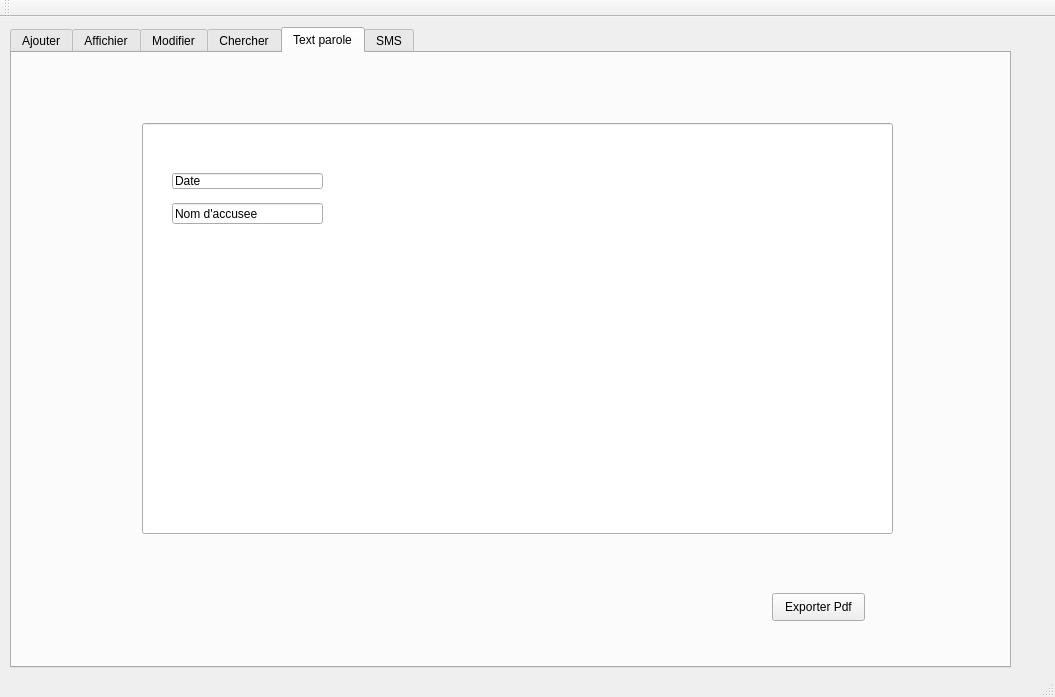
<?xml version="1.0" encoding="UTF-8"?>
<ui version="4.0">
 <class>MainWindow</class>
 <widget class="QMainWindow" name="MainWindow">
  <property name="geometry">
   <rect>
    <x>0</x>
    <y>0</y>
    <width>1055</width>
    <height>697</height>
   </rect>
  </property>
  <property name="windowTitle">
   <string>Gestion des Clients</string>
  </property>
  <widget class="QWidget" name="centralWidget">
   <widget class="QTabWidget" name="tabWidget">
    <property name="geometry">
     <rect>
      <x>10</x>
      <y>10</y>
      <width>1001</width>
      <height>641</height>
     </rect>
    </property>
    <property name="currentIndex">
     <number>4</number>
    </property>
    <widget class="QWidget" name="tab">
     <attribute name="title">
      <string>Ajouter</string>
     </attribute>
     <widget class="QGroupBox" name="groupBox">
      <property name="geometry">
       <rect>
        <x>190</x>
        <y>50</y>
        <width>751</width>
        <height>521</height>
       </rect>
      </property>
      <property name="title">
       <string>Ajouter un accuser</string>
      </property>
      <widget class="QLabel" name="label_14">
       <property name="geometry">
        <rect>
         <x>40</x>
         <y>60</y>
         <width>56</width>
         <height>16</height>
        </rect>
       </property>
       <property name="text">
        <string>ID</string>
       </property>
      </widget>
      <widget class="QLabel" name="label_2">
       <property name="geometry">
        <rect>
         <x>40</x>
         <y>110</y>
         <width>56</width>
         <height>16</height>
        </rect>
       </property>
       <property name="text">
        <string>Prenom</string>
       </property>
      </widget>
      <widget class="QLabel" name="label_3">
       <property name="geometry">
        <rect>
         <x>40</x>
         <y>160</y>
         <width>56</width>
         <height>16</height>
        </rect>
       </property>
       <property name="text">
        <string>nom</string>
       </property>
      </widget>
      <widget class="QLineEdit" name="lineEdit_id">
       <property name="geometry">
        <rect>
         <x>160</x>
         <y>60</y>
         <width>113</width>
         <height>22</height>
        </rect>
       </property>
      </widget>
      <widget class="QLineEdit" name="lineEdit_Prenom">
       <property name="geometry">
        <rect>
         <x>160</x>
         <y>110</y>
         <width>113</width>
         <height>22</height>
        </rect>
       </property>
      </widget>
      <widget class="QLineEdit" name="lineEdit_Nom">
       <property name="geometry">
        <rect>
         <x>160</x>
         <y>160</y>
         <width>113</width>
         <height>22</height>
        </rect>
       </property>
      </widget>
      <widget class="QPushButton" name="Ajouter_button">
       <property name="geometry">
        <rect>
         <x>330</x>
         <y>110</y>
         <width>93</width>
         <height>28</height>
        </rect>
       </property>
       <property name="text">
        <string>Ajouter</string>
       </property>
      </widget>
      <widget class="QPushButton" name="Quitter_button">
       <property name="geometry">
        <rect>
         <x>330</x>
         <y>190</y>
         <width>93</width>
         <height>28</height>
        </rect>
       </property>
       <property name="text">
        <string>Quitter</string>
       </property>
      </widget>
      <widget class="QLabel" name="affaire_label">
       <property name="geometry">
        <rect>
         <x>40</x>
         <y>210</y>
         <width>101</width>
         <height>51</height>
        </rect>
       </property>
       <property name="font">
        <font>
         <pointsize>8</pointsize>
         <weight>50</weight>
         <bold>false</bold>
        </font>
       </property>
       <property name="text">
        <string>Affaire juridique</string>
       </property>
      </widget>
      <widget class="QLineEdit" name="lineEdit_affaire">
       <property name="geometry">
        <rect>
         <x>160</x>
         <y>220</y>
         <width>113</width>
         <height>22</height>
        </rect>
       </property>
      </widget>
      <widget class="QLabel" name="etat_label">
       <property name="geometry">
        <rect>
         <x>30</x>
         <y>280</y>
         <width>101</width>
         <height>51</height>
        </rect>
       </property>
       <property name="font">
        <font>
         <pointsize>9</pointsize>
         <weight>75</weight>
         <bold>true</bold>
        </font>
       </property>
       <property name="text">
        <string>Etat</string>
       </property>
      </widget>
      <widget class="QRadioButton" name="radioButton">
       <property name="geometry">
        <rect>
         <x>270</x>
         <y>290</y>
         <width>97</width>
         <height>20</height>
        </rect>
       </property>
       <property name="text">
        <string>libre</string>
       </property>
      </widget>
      <widget class="QRadioButton" name="radioButton_2">
       <property name="geometry">
        <rect>
         <x>160</x>
         <y>290</y>
         <width>97</width>
         <height>20</height>
        </rect>
       </property>
       <property name="text">
        <string>Prisonier</string>
       </property>
      </widget>
      <widget class="QLabel" name="label_pic">
       <property name="geometry">
        <rect>
         <x>-120</x>
         <y>140</y>
         <width>131</width>
         <height>201</height>
        </rect>
       </property>
       <property name="text">
        <string>TextLabel</string>
       </property>
      </widget>
      <widget class="QTabWidget" name="tabWidget_7">
       <property name="geometry">
        <rect>
         <x>140</x>
         <y>330</y>
         <width>391</width>
         <height>171</height>
        </rect>
       </property>
       <property name="currentIndex">
        <number>0</number>
       </property>
       <widget class="QWidget" name="tab_19">
        <attribute name="title">
         <string>Prisonier</string>
        </attribute>
        <widget class="QLabel" name="etat_label_27">
         <property name="geometry">
          <rect>
           <x>10</x>
           <y>10</y>
           <width>121</width>
           <height>51</height>
          </rect>
         </property>
         <property name="text">
          <string>institute prisonnier:</string>
         </property>
         <property name="textFormat">
          <enum>Qt::PlainText</enum>
         </property>
        </widget>
        <widget class="QLineEdit" name="lineEdit_affaire_20">
         <property name="geometry">
          <rect>
           <x>140</x>
           <y>20</y>
           <width>113</width>
           <height>22</height>
          </rect>
         </property>
        </widget>
        <widget class="QLabel" name="etat_label_28">
         <property name="geometry">
          <rect>
           <x>10</x>
           <y>50</y>
           <width>121</width>
           <height>51</height>
          </rect>
         </property>
         <property name="text">
          <string>date de suspension</string>
         </property>
         <property name="textFormat">
          <enum>Qt::PlainText</enum>
         </property>
        </widget>
        <widget class="QDateEdit" name="dateEdit_11">
         <property name="geometry">
          <rect>
           <x>140</x>
           <y>70</y>
           <width>110</width>
           <height>22</height>
          </rect>
         </property>
        </widget>
        <widget class="QLabel" name="etat_label_29">
         <property name="geometry">
          <rect>
           <x>30</x>
           <y>130</y>
           <width>121</width>
           <height>51</height>
          </rect>
         </property>
         <property name="text">
          <string>date de suspension</string>
         </property>
         <property name="textFormat">
          <enum>Qt::PlainText</enum>
         </property>
        </widget>
        <widget class="QLabel" name="etat_label_30">
         <property name="geometry">
          <rect>
           <x>10</x>
           <y>90</y>
           <width>121</width>
           <height>51</height>
          </rect>
         </property>
         <property name="text">
          <string>Cin d'avocat</string>
         </property>
         <property name="textFormat">
          <enum>Qt::PlainText</enum>
         </property>
        </widget>
        <widget class="QLineEdit" name="lineEdit_affaire_21">
         <property name="geometry">
          <rect>
           <x>140</x>
           <y>110</y>
           <width>113</width>
           <height>22</height>
          </rect>
         </property>
        </widget>
       </widget>
       <widget class="QWidget" name="tab_20">
        <attribute name="title">
         <string>Libre</string>
        </attribute>
        <widget class="QLabel" name="label_30">
         <property name="geometry">
          <rect>
           <x>30</x>
           <y>30</y>
           <width>111</width>
           <height>21</height>
          </rect>
         </property>
         <property name="text">
          <string>Date de presence</string>
         </property>
        </widget>
        <widget class="QDateEdit" name="dateEdit_12">
         <property name="geometry">
          <rect>
           <x>170</x>
           <y>30</y>
           <width>111</width>
           <height>22</height>
          </rect>
         </property>
        </widget>
        <widget class="QLabel" name="label_31">
         <property name="geometry">
          <rect>
           <x>30</x>
           <y>60</y>
           <width>111</width>
           <height>21</height>
          </rect>
         </property>
         <property name="text">
          <string>Cin </string>
         </property>
        </widget>
        <widget class="QLineEdit" name="lineEdit_affaire_22">
         <property name="geometry">
          <rect>
           <x>170</x>
           <y>60</y>
           <width>113</width>
           <height>22</height>
          </rect>
         </property>
        </widget>
        <widget class="QLabel" name="label_32">
         <property name="geometry">
          <rect>
           <x>30</x>
           <y>100</y>
           <width>111</width>
           <height>21</height>
          </rect>
         </property>
         <property name="text">
          <string>rechercher</string>
         </property>
        </widget>
        <widget class="QRadioButton" name="radioButton_15">
         <property name="geometry">
          <rect>
           <x>150</x>
           <y>100</y>
           <width>97</width>
           <height>20</height>
          </rect>
         </property>
         <property name="text">
          <string>Oui</string>
         </property>
        </widget>
        <widget class="QRadioButton" name="radioButton_16">
         <property name="geometry">
          <rect>
           <x>270</x>
           <y>100</y>
           <width>97</width>
           <height>20</height>
          </rect>
         </property>
         <property name="text">
          <string>Non</string>
         </property>
        </widget>
       </widget>
      </widget>
     </widget>
    </widget>
    <widget class="QWidget" name="tab_2">
     <attribute name="title">
      <string>Affichier</string>
     </attribute>
     <widget class="QPushButton" name="pushButton_aff">
      <property name="geometry">
       <rect>
        <x>270</x>
        <y>260</y>
        <width>93</width>
        <height>28</height>
       </rect>
      </property>
      <property name="text">
       <string>Affichier</string>
      </property>
     </widget>
     <widget class="QPushButton" name="pushButton_6">
      <property name="geometry">
       <rect>
        <x>370</x>
        <y>260</y>
        <width>93</width>
        <height>28</height>
       </rect>
      </property>
      <property name="text">
       <string>Supprimer</string>
      </property>
     </widget>
     <widget class="QTableView" name="tableView">
      <property name="geometry">
       <rect>
        <x>50</x>
        <y>30</y>
        <width>621</width>
        <height>201</height>
       </rect>
      </property>
     </widget>
    </widget>
    <widget class="QWidget" name="tab_3">
     <attribute name="title">
      <string>Modifier</string>
     </attribute>
     <widget class="QGroupBox" name="groupBox_2">
      <property name="geometry">
       <rect>
        <x>190</x>
        <y>70</y>
        <width>671</width>
        <height>501</height>
       </rect>
      </property>
      <property name="title">
       <string>Modifier un accuser</string>
      </property>
      <widget class="QLabel" name="label_4">
       <property name="geometry">
        <rect>
         <x>40</x>
         <y>60</y>
         <width>56</width>
         <height>16</height>
        </rect>
       </property>
       <property name="text">
        <string>ID</string>
       </property>
      </widget>
      <widget class="QLabel" name="label_5">
       <property name="geometry">
        <rect>
         <x>40</x>
         <y>110</y>
         <width>56</width>
         <height>16</height>
        </rect>
       </property>
       <property name="text">
        <string>Prenom</string>
       </property>
      </widget>
      <widget class="QLabel" name="label_6">
       <property name="geometry">
        <rect>
         <x>40</x>
         <y>160</y>
         <width>56</width>
         <height>16</height>
        </rect>
       </property>
       <property name="text">
        <string>nom</string>
       </property>
      </widget>
      <widget class="QLineEdit" name="lineEdit_ID_2">
       <property name="geometry">
        <rect>
         <x>160</x>
         <y>60</y>
         <width>113</width>
         <height>22</height>
        </rect>
       </property>
      </widget>
      <widget class="QLineEdit" name="lineEdit_Prenom_2">
       <property name="geometry">
        <rect>
         <x>160</x>
         <y>110</y>
         <width>113</width>
         <height>22</height>
        </rect>
       </property>
      </widget>
      <widget class="QLineEdit" name="lineEdit_Nom_2">
       <property name="geometry">
        <rect>
         <x>160</x>
         <y>160</y>
         <width>113</width>
         <height>22</height>
        </rect>
       </property>
      </widget>
      <widget class="QPushButton" name="pushButton_4">
       <property name="geometry">
        <rect>
         <x>330</x>
         <y>200</y>
         <width>93</width>
         <height>28</height>
        </rect>
       </property>
       <property name="text">
        <string>Quitter</string>
       </property>
      </widget>
      <widget class="QLabel" name="affaire_label_2">
       <property name="geometry">
        <rect>
         <x>40</x>
         <y>210</y>
         <width>101</width>
         <height>51</height>
        </rect>
       </property>
       <property name="font">
        <font>
         <pointsize>8</pointsize>
         <weight>50</weight>
         <bold>false</bold>
        </font>
       </property>
       <property name="text">
        <string>Affaire juridique</string>
       </property>
      </widget>
      <widget class="QLineEdit" name="lineEdit_affaire_2">
       <property name="geometry">
        <rect>
         <x>160</x>
         <y>220</y>
         <width>113</width>
         <height>22</height>
        </rect>
       </property>
      </widget>
      <widget class="QLabel" name="etat_label_2">
       <property name="geometry">
        <rect>
         <x>40</x>
         <y>260</y>
         <width>101</width>
         <height>51</height>
        </rect>
       </property>
       <property name="font">
        <font>
         <pointsize>9</pointsize>
         <weight>75</weight>
         <bold>true</bold>
        </font>
       </property>
       <property name="text">
        <string>Etat</string>
       </property>
      </widget>
      <widget class="QRadioButton" name="radioButton_3">
       <property name="geometry">
        <rect>
         <x>160</x>
         <y>280</y>
         <width>97</width>
         <height>20</height>
        </rect>
       </property>
       <property name="text">
        <string>libre</string>
       </property>
      </widget>
      <widget class="QRadioButton" name="radioButton_4">
       <property name="geometry">
        <rect>
         <x>280</x>
         <y>280</y>
         <width>97</width>
         <height>20</height>
        </rect>
       </property>
       <property name="text">
        <string>Prisonier</string>
       </property>
      </widget>
      <widget class="QPushButton" name="pushButton_7">
       <property name="geometry">
        <rect>
         <x>330</x>
         <y>120</y>
         <width>93</width>
         <height>28</height>
        </rect>
       </property>
       <property name="text">
        <string>update</string>
       </property>
      </widget>
      <widget class="QTabWidget" name="tabWidget_4">
       <property name="geometry">
        <rect>
         <x>150</x>
         <y>310</y>
         <width>391</width>
         <height>171</height>
        </rect>
       </property>
       <property name="currentIndex">
        <number>1</number>
       </property>
       <widget class="QWidget" name="tab_17">
        <attribute name="title">
         <string>Prisonier</string>
        </attribute>
        <widget class="QLabel" name="etat_label_23">
         <property name="geometry">
          <rect>
           <x>10</x>
           <y>10</y>
           <width>121</width>
           <height>51</height>
          </rect>
         </property>
         <property name="text">
          <string>institute prisonnier:</string>
         </property>
         <property name="textFormat">
          <enum>Qt::PlainText</enum>
         </property>
        </widget>
        <widget class="QLineEdit" name="lineEdit_affaire_17">
         <property name="geometry">
          <rect>
           <x>140</x>
           <y>20</y>
           <width>113</width>
           <height>22</height>
          </rect>
         </property>
        </widget>
        <widget class="QLabel" name="etat_label_24">
         <property name="geometry">
          <rect>
           <x>10</x>
           <y>50</y>
           <width>121</width>
           <height>51</height>
          </rect>
         </property>
         <property name="text">
          <string>date de suspension</string>
         </property>
         <property name="textFormat">
          <enum>Qt::PlainText</enum>
         </property>
        </widget>
        <widget class="QDateEdit" name="dateEdit_9">
         <property name="geometry">
          <rect>
           <x>140</x>
           <y>70</y>
           <width>110</width>
           <height>22</height>
          </rect>
         </property>
        </widget>
        <widget class="QLabel" name="etat_label_25">
         <property name="geometry">
          <rect>
           <x>30</x>
           <y>130</y>
           <width>121</width>
           <height>51</height>
          </rect>
         </property>
         <property name="text">
          <string>date de suspension</string>
         </property>
         <property name="textFormat">
          <enum>Qt::PlainText</enum>
         </property>
        </widget>
        <widget class="QLabel" name="etat_label_26">
         <property name="geometry">
          <rect>
           <x>10</x>
           <y>90</y>
           <width>121</width>
           <height>51</height>
          </rect>
         </property>
         <property name="text">
          <string>Cin d'avocat</string>
         </property>
         <property name="textFormat">
          <enum>Qt::PlainText</enum>
         </property>
        </widget>
        <widget class="QLineEdit" name="lineEdit_affaire_18">
         <property name="geometry">
          <rect>
           <x>140</x>
           <y>110</y>
           <width>113</width>
           <height>22</height>
          </rect>
         </property>
        </widget>
       </widget>
       <widget class="QWidget" name="tab_18">
        <attribute name="title">
         <string>Libre</string>
        </attribute>
        <widget class="QLabel" name="label_27">
         <property name="geometry">
          <rect>
           <x>30</x>
           <y>30</y>
           <width>111</width>
           <height>21</height>
          </rect>
         </property>
         <property name="text">
          <string>Date de presence</string>
         </property>
        </widget>
        <widget class="QDateEdit" name="dateEdit_10">
         <property name="geometry">
          <rect>
           <x>170</x>
           <y>30</y>
           <width>111</width>
           <height>22</height>
          </rect>
         </property>
        </widget>
        <widget class="QLabel" name="label_28">
         <property name="geometry">
          <rect>
           <x>30</x>
           <y>60</y>
           <width>111</width>
           <height>21</height>
          </rect>
         </property>
         <property name="text">
          <string>Cin </string>
         </property>
        </widget>
        <widget class="QLineEdit" name="lineEdit_affaire_19">
         <property name="geometry">
          <rect>
           <x>170</x>
           <y>60</y>
           <width>113</width>
           <height>22</height>
          </rect>
         </property>
        </widget>
        <widget class="QLabel" name="label_33">
         <property name="geometry">
          <rect>
           <x>30</x>
           <y>100</y>
           <width>111</width>
           <height>21</height>
          </rect>
         </property>
         <property name="text">
          <string>rechercher</string>
         </property>
        </widget>
        <widget class="QRadioButton" name="radioButton_17">
         <property name="geometry">
          <rect>
           <x>150</x>
           <y>100</y>
           <width>97</width>
           <height>20</height>
          </rect>
         </property>
         <property name="text">
          <string>Oui</string>
         </property>
        </widget>
        <widget class="QRadioButton" name="radioButton_18">
         <property name="geometry">
          <rect>
           <x>270</x>
           <y>100</y>
           <width>97</width>
           <height>20</height>
          </rect>
         </property>
         <property name="text">
          <string>Non</string>
         </property>
        </widget>
       </widget>
      </widget>
     </widget>
    </widget>
    <widget class="QWidget" name="widget">
     <attribute name="title">
      <string>Chercher</string>
     </attribute>
     <widget class="QLineEdit" name="lineEdit">
      <property name="geometry">
       <rect>
        <x>70</x>
        <y>50</y>
        <width>821</width>
        <height>22</height>
       </rect>
      </property>
      <property name="text">
       <string>chercher accusee</string>
      </property>
     </widget>
    </widget>
    <widget class="QWidget" name="tab_4">
     <attribute name="title">
      <string>Text parole</string>
     </attribute>
     <widget class="QLineEdit" name="lineEdit_ID_7">
      <property name="geometry">
       <rect>
        <x>130</x>
        <y>70</y>
        <width>751</width>
        <height>411</height>
       </rect>
      </property>
     </widget>
     <widget class="QLineEdit" name="lineEdit_2">
      <property name="geometry">
       <rect>
        <x>160</x>
        <y>120</y>
        <width>151</width>
        <height>16</height>
       </rect>
      </property>
      <property name="text">
       <string>Date </string>
      </property>
     </widget>
     <widget class="QLineEdit" name="lineEdit_3">
      <property name="geometry">
       <rect>
        <x>160</x>
        <y>150</y>
        <width>151</width>
        <height>21</height>
       </rect>
      </property>
      <property name="text">
       <string>Nom d'accusee</string>
      </property>
     </widget>
     <widget class="QPushButton" name="pushButton_3">
      <property name="geometry">
       <rect>
        <x>760</x>
        <y>540</y>
        <width>93</width>
        <height>28</height>
       </rect>
      </property>
      <property name="text">
       <string>Exporter Pdf</string>
      </property>
     </widget>
    </widget>
    <widget class="QWidget" name="tab_5">
     <attribute name="title">
      <string>SMS</string>
     </attribute>
     <widget class="QLineEdit" name="lineEdit_ID_8">
      <property name="geometry">
       <rect>
        <x>110</x>
        <y>50</y>
        <width>781</width>
        <height>511</height>
       </rect>
      </property>
     </widget>
     <widget class="QLineEdit" name="lineEdit_4">
      <property name="geometry">
       <rect>
        <x>160</x>
        <y>110</y>
        <width>151</width>
        <height>21</height>
       </rect>
      </property>
      <property name="text">
       <string>CIN</string>
      </property>
     </widget>
    </widget>
   </widget>
  </widget>
  <widget class="QMenuBar" name="menuBar">
   <property name="geometry">
    <rect>
     <x>0</x>
     <y>0</y>
     <width>1055</width>
     <height>26</height>
    </rect>
   </property>
  </widget>
  <widget class="QToolBar" name="mainToolBar">
   <attribute name="toolBarArea">
    <enum>TopToolBarArea</enum>
   </attribute>
   <attribute name="toolBarBreak">
    <bool>false</bool>
   </attribute>
  </widget>
  <widget class="QStatusBar" name="statusBar"/>
 </widget>
 <layoutdefault spacing="6" margin="11"/>
 <resources/>
 <connections/>
</ui>
